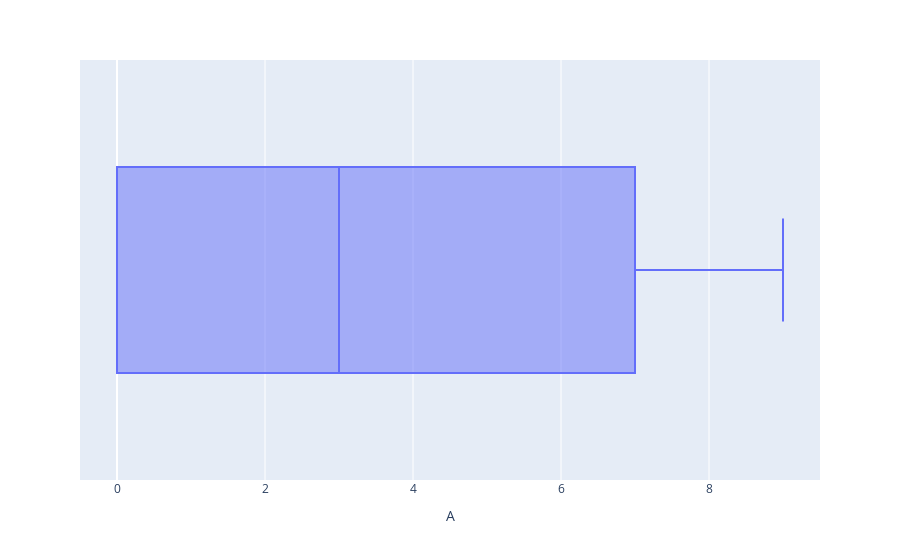

Source (notebook cell):
### Code cell
# the data in A column does not seems to be normal so lets plot a boxplot to see more about data
fig = px.box(dataset, x = 'A')
fig.show()

### Figure 1 — Plotly figure (JSON) as saved in the notebook; plotly's stock layout.template omitted (floating-point values rounded to 4 significant figures; data arrays with more than 128 entries replaced by an {"elided": "..."} marker saying what was removed)
{"data": [{"alignmentgroup": "True", "hovertemplate": "A=%{x}<extra></extra>", "legendgroup": "", "marker": {"color": "#636efa"}, "name": "", "notched": false, "offsetgroup": "", "orientation": "h", "showlegend": false, "type": "box", "x": {"elided": "28735 int values"}, "x0": " ", "xaxis": "x", "y0": " ", "yaxis": "y"}], "layout": {"autosize": true, "boxmode": "group", "legend": {"tracegroupgap": 0}, "margin": {"t": 60}, "xaxis": {"anchor": "y", "autorange": true, "domain": [0, 1], "range": [-0.5, 9.5], "title": {"text": "A"}, "type": "linear"}, "yaxis": {"anchor": "x", "autorange": true, "domain": [0, 1], "range": [-0.5, 0.5], "type": "category"}}}
